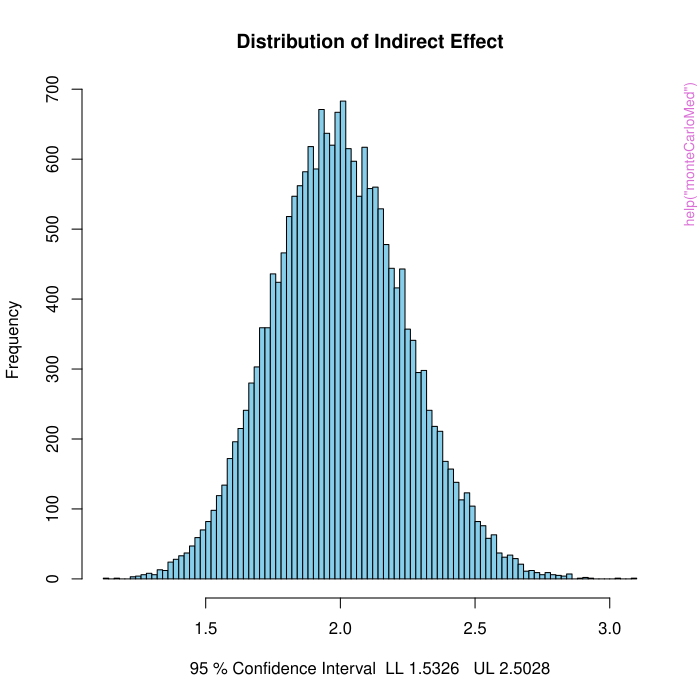

Write R code to recreate this figure.
pkgname <- "semTools"
source(file.path(R.home("share"), "R", "examples-header.R"))
options(warn = 1)
options(pager = "console")
library('semTools')

assign(".oldSearch", search(), pos = 'CheckExEnv')
cleanEx()
nameEx("auxiliary")
### * auxiliary

flush(stderr()); flush(stdout())

### Name: auxiliary
### Title: Analyzing data with full-information maximum likelihood with
###   auxiliary variables
### Aliases: auxiliary

### ** Examples

# Example of confirmatory factor analysis

HS.model <- ' visual  =~ x1 + x2 + x3
              textual =~ x4 + x5 + x6
              speed   =~ x7 + x8 + x9 '
			  
dat <- data.frame(HolzingerSwineford1939, z=rnorm(nrow(HolzingerSwineford1939), 0, 1))
			  
fit <- cfa(HS.model, data=dat) #, group="sex", meanstructure=TRUE)
fitaux <- auxiliary(fit, aux="z", data=dat)

# Example of multiple groups confirmatory factor analysis

fitgroup <- cfa(HS.model, data=dat, group="school")
fitgroupaux <- auxiliary(fitgroup, aux="z", data=dat, group="school")

# Example of path analysis

mod <- ' x5 ~ x4
x4 ~ x3
x3 ~ x1 + x2'

fitpath <- sem(mod, data=dat)
fitpathaux <- auxiliary(fitpath, aux="z", data=dat)

# Example of full structural equation modeling

dat2 <- data.frame(PoliticalDemocracy, z=rnorm(nrow(PoliticalDemocracy), 0, 1))
model <- ' 
     ind60 =~ x1 + x2 + x3
     dem60 =~ y1 + a*y2 + b*y3 + c*y4
     dem65 =~ y5 + a*y6 + b*y7 + c*y8

    dem60 ~ ind60
    dem65 ~ ind60 + dem60

    y1 ~~ y5
    y2 ~~ y4 + y6
    y3 ~~ y7
    y4 ~~ y8
    y6 ~~ y8
'
fitsem <- sem(model, data=dat2, meanstructure=TRUE)
fitsemaux <- auxiliary(fitsem, aux="z", data=dat2, meanstructure=TRUE)

#########################################################
## These following codes show the models that do not work with the current function

##### 1. covariate at the factor level
## HS.model.cov <- ' visual  =~ x1 + x2 + x3
##              textual =~ x4 + x5 + x6
##             speed   =~ x7 + x8 + x9 
##			  visual ~ sex
##			  textual ~ sex
##			  speed ~ sex'
	  
## fitcov <- cfa(HS.model.cov, data=dat) 
## fitcovaux <- auxiliary(fitcov, aux="z", data=dat)

### The auxiliary code does not work when specifying manually.
## HS.model.covxx <- ' visual  =~ x1 + x2 + x3
##              textual =~ x4 + x5 + x6
##              speed   =~ x7 + x8 + x9 
##			  visual ~ sex
##			  textual ~ sex
##			  speed ~ sex
##			  z ~~ z
##			  z ~~ x1 + x2 + x3 + x4 + x5 + x6 + x7 + x8 + x9
##			  z ~ sex'
	  
## fitcovxx <- cfa(HS.model.covxx, data=dat) 
## fitcovaux <- auxiliary(fitcov, aux="z", data=dat)

##### 2. Endogenous variable with single indicator 
## HS.model.cov2 <- ' visual  =~ x1 + x2 + x3
##               textual =~ x4 + x5 + x6
##               x7 ~ visual + textual'
## 	  
## fitcov2 <- sem (HS.model.cov2, data=dat, fixed.x=FALSE) #, group="sex", meanstructure=TRUE)
## fitcov2aux <- auxiliary(fitcov2, aux="z", data=dat)


### The auxiliary code does not work when specifying manually.
## HS.model.covyy <- ' visual  =~ x1 + x2 + x3
##               textual =~ x4 + x5 + x6
##               x7 ~ visual + textual
## 			  z ~~ x1 + x2 + x3 + x4 + x5 + x6 + x7'
## fitcovyy <- sem(HS.model.covyy, data=dat) #, group="sex", meanstructure=TRUE)
		  



cleanEx()
nameEx("clipboard")
### * clipboard

flush(stderr()); flush(stdout())

### Name: clipboard_saveFile
### Title: Copy or save the result of 'lavaan' object into a clipboard or a
###   file
### Aliases: clipboard saveFile

### ** Examples

## Not run: 
##D library(lavaan)
##D HW.model <- ' visual  =~ x1 + c1*x2 + x3
##D               textual =~ x4 + c1*x5 + x6
##D                speed   =~ x7 + x8 + x9 '
##D 
##D fit <- cfa(HW.model, data=HolzingerSwineford1939, group="school", meanstructure=TRUE)
##D 
##D # Copy the summary of the lavaan object
##D clipboard(fit)
##D 
##D # Copy the modification indices and the model fit from the miPowerFit function
##D clipboard(fit, "mifit")
##D 
##D # Copy the parameter estimates
##D clipboard(fit, "coef")
##D 
##D # Copy the standard errors
##D clipboard(fit, "se")
##D 
##D # Copy the sample statistics
##D clipboard(fit, "samp")
##D 
##D # Copy the fit measures
##D clipboard(fit, "fit")
##D 
##D # Save the summary of the lavaan object
##D saveFile(fit, "out.txt")
##D 
##D # Save the modification indices and the model fit from the miPowerFit function
##D saveFile(fit, "out.txt", "mifit")
##D 
##D # Save the parameter estimates
##D saveFile(fit, "out.txt", "coef")
##D 
##D # Save the standard errors
##D saveFile(fit, "out.txt", "se")
##D 
##D # Save the sample statistics
##D saveFile(fit, "out.txt", "samp")
##D 
##D # Save the fit measures
##D saveFile(fit, "out.txt", "fit")
## End(Not run)



cleanEx()
nameEx("dat2way")
### * dat2way

flush(stderr()); flush(stdout())

### Name: dat2way
### Title: Simulated Dataset to Demonstrate Two-way Latent Interaction
### Aliases: dat2way

### ** Examples

head(dat2way)



cleanEx()
nameEx("dat3way")
### * dat3way

flush(stderr()); flush(stdout())

### Name: dat3way
### Title: Simulated Dataset to Demonstrate Three-way Latent Interaction
### Aliases: dat3way

### ** Examples

head(dat3way)



cleanEx()
nameEx("exLong")
### * exLong

flush(stderr()); flush(stdout())

### Name: exLong
### Title: Simulated Data set to Demonstrate Longitudinal Measurement
###   Invariance
### Aliases: exLong

### ** Examples

head(exLong)



cleanEx()
nameEx("findRMSEApower")
### * findRMSEApower

flush(stderr()); flush(stdout())

### Name: findRMSEApower
### Title: Find the statistical power based on population RMSEA
### Aliases: findRMSEApower

### ** Examples

findRMSEApower(rmsea0=.05, rmseaA=.08, df=20, n=200)



cleanEx()
nameEx("findRMSEAsamplesize")
### * findRMSEAsamplesize

flush(stderr()); flush(stdout())

### Name: findRMSEAsamplesize
### Title: Find the minimum sample size for a given statistical power based
###   on population RMSEA
### Aliases: findRMSEAsamplesize

### ** Examples

findRMSEAsamplesize(rmsea0=.05, rmseaA=.08, df=20, power=0.80)



cleanEx()
nameEx("indProd")
### * indProd

flush(stderr()); flush(stdout())

### Name: indProd
### Title: Make products of indicators using no centering, mean centering,
###   double-mean centering, or residual centering
### Aliases: indProd orthogonalize

### ** Examples

# Mean centering / two-way interaction / match-paired
dat <- indProd(attitude[,-1], var1=1:3, var2=4:6)

# Residual centering / two-way interaction / match-paired
dat2 <- indProd(attitude[,-1], var1=1:3, var2=4:6, match=FALSE, meanC=FALSE, residualC=TRUE, doubleMC=FALSE)

# Double-mean centering / two-way interaction / match-paired
dat3 <- indProd(attitude[,-1], var1=1:3, var2=4:6, match=FALSE, meanC=TRUE, residualC=FALSE, doubleMC=TRUE)

# Mean centering / three-way interaction / match-paired
dat4 <- indProd(attitude[,-1], var1=1:2, var2=3:4, var3=5:6)

# Residual centering / three-way interaction / match-paired
dat5 <- indProd(attitude[,-1], var1=1:2, var2=3:4, var3=5:6, match=FALSE, meanC=FALSE, residualC=TRUE, doubleMC=FALSE)

# Double-mean centering / three-way interaction / match-paired
dat6 <- indProd(attitude[,-1], var1=1:2, var2=3:4, var3=5:6, match=FALSE, meanC=TRUE, residualC=TRUE, doubleMC=TRUE)



cleanEx()
nameEx("kurtosis")
### * kurtosis

flush(stderr()); flush(stdout())

### Name: kurtosis
### Title: Finding excessive kurtosis
### Aliases: kurtosis

### ** Examples

kurtosis(1:5)



cleanEx()
nameEx("lavaanStar-class")
### * lavaanStar-class

flush(stderr()); flush(stdout())

### Name: lavaanStar-class
### Title: Class For Representing A (Fitted) Latent Variable Model with
###   Additional Elements
### Aliases: lavaanStar-class inspect,lavaanStar-method
###   summary,lavaanStar-method

### ** Examples

HS.model <- ' visual  =~ x1 + x2 + x3
              textual =~ x4 + x5 + x6
              speed   =~ x7 + x8 + x9 '
			  
dat <- data.frame(HolzingerSwineford1939, z=rnorm(nrow(HolzingerSwineford1939), 0, 1))
			  
fit <- cfa(HS.model, data=dat) #, group="sex", meanstructure=TRUE)
fitaux <- auxiliary(fit, aux="z", data=dat)



cleanEx()
nameEx("loadingFromAlpha")
### * loadingFromAlpha

flush(stderr()); flush(stdout())

### Name: loadingFromAlpha
### Title: Find standardized factor loading from coefficient alpha
### Aliases: loadingFromAlpha

### ** Examples

    loadingFromAlpha(0.8, 4)



cleanEx()
nameEx("longInvariance")
### * longInvariance

flush(stderr()); flush(stdout())

### Name: longInvariance
### Title: Measurement Invariance Tests Within Person
### Aliases: longInvariance longInvariance

### ** Examples

model <- ' f1t1 =~ y1t1 + y2t1 + y3t1
              f1t2 =~ y1t2 + y2t2 + y3t2
			  f1t3 =~ y1t3 + y2t3 + y3t3'

# Create list of variables
var1 <- c("y1t1", "y2t1", "y3t1")
var2 <- c("y1t2", "y2t2", "y3t2")
var3 <- c("y1t3", "y2t3", "y3t3")
constrainedVar <- list(var1, var2, var3)

# Invariance of the same factor across timepoints
longInvariance(model, auto=1, constrainAuto=TRUE, varList=constrainedVar, data=exLong)

# Invariance of the same factor across timepoints and groups
longInvariance(model, auto=1, constrainAuto=TRUE, varList=constrainedVar, data=exLong, group="sex", group.equal=c("loadings", "intercepts"))



cleanEx()
nameEx("mardiaKurtosis")
### * mardiaKurtosis

flush(stderr()); flush(stdout())

### Name: mardiaKurtosis
### Title: Finding Mardia's multivariate kurtosis
### Aliases: mardiaKurtosis

### ** Examples

library(lavaan)
mardiaKurtosis(HolzingerSwineford1939[,paste("x", 1:9, sep="")])



cleanEx()
nameEx("mardiaSkew")
### * mardiaSkew

flush(stderr()); flush(stdout())

### Name: mardiaSkew
### Title: Finding Mardia's multivariate skewness
### Aliases: mardiaSkew

### ** Examples

library(lavaan)
mardiaSkew(HolzingerSwineford1939[,paste("x", 1:9, sep="")])



cleanEx()
nameEx("measurementInvariance")
### * measurementInvariance

flush(stderr()); flush(stdout())

### Name: measurementInvariance
### Title: Measurement Invariance Tests
### Aliases: measurementInvariance measurementinvariance

### ** Examples

HW.model <- ' visual =~ x1 + x2 + x3
              textual =~ x4 + x5 + x6
              speed =~ x7 + x8 + x9 '

measurementInvariance(HW.model, data=HolzingerSwineford1939, group="school")



cleanEx()
nameEx("miPowerFit")
### * miPowerFit

flush(stderr()); flush(stdout())

### Name: miPowerFit
### Title: Modification indices and their power approach for model fit
###   evaluation
### Aliases: miPowerFit miPowerFit

### ** Examples

library(lavaan)

HS.model <- ' visual  =~ x1 + x2 + x3
              textual =~ x4 + x5 + x6
              speed   =~ x7 + x8 + x9 '

fit <- cfa(HS.model, data=HolzingerSwineford1939, group="sex", meanstructure=TRUE)
miPowerFit(fit)

model <- ' 
  # latent variable definitions
     ind60 =~ x1 + x2 + x3
     dem60 =~ y1 + a*y2 + b*y3 + c*y4
     dem65 =~ y5 + a*y6 + b*y7 + c*y8

  # regressions
    dem60 ~ ind60
    dem65 ~ ind60 + dem60

  # residual correlations
    y1 ~~ y5
    y2 ~~ y4 + y6
    y3 ~~ y7
    y4 ~~ y8
    y6 ~~ y8
'
fit2 <- sem(model, data=PoliticalDemocracy, meanstructure=TRUE)
miPowerFit(fit2, stdLoad=0.3, cor=0.2, stdBeta=0.2, intcept=0.5)



cleanEx()
nameEx("monteCarloMed")
### * monteCarloMed

flush(stderr()); flush(stdout())

### Name: monteCarloMed
### Title: Monte Carlo Confidence Intervals to Test Complex Indirect
###   Effects
### Aliases: monteCarloMed

### ** Examples

#Simple two path mediation
#Write expression of indirect effect
med <- 'a*b'
#Paramter values from analyses
aparam <- 1
bparam<-2
#Asymptotic covariance matrix from analyses
AC <- matrix(c(.01,.00002,
               .00002,.02), nrow=2, byrow=TRUE)
#Compute CI, include a plot
monteCarloMed(med, coef1=aparam, coef2=bparam, outputValues=FALSE, plot=TRUE, ACM=AC)

#Use a matrix of parameter estimates as input
aparam<-c(1,2)
monteCarloMed(med, coef1=aparam, outputValues=FALSE, plot=TRUE, ACM=AC)



#complex mediation with two paths for the indirect effect
#Write expression of indirect effect
med <- 'a1*b1 + a1*b2'
#Paramter values and standard errors from analyses
aparam <- 1
b1param<-2
b2param<-1
#Asymptotic covariance matrix from analyses
AC <- matrix(c(1,.00002, .00003,
                    .00002,1, .00002,
					.00003, .00002, 1), nrow=3, byrow=TRUE)
#Compute CI do not include a plot
monteCarloMed(med, coef1=aparam, coef2=b1param, coef3=b2param, ACM=AC)



cleanEx()
nameEx("moreFitIndices")
### * moreFitIndices

flush(stderr()); flush(stdout())

### Name: moreFitIndices
### Title: Calculate more fit indices
### Aliases: moreFitIndices moreFitIndices

### ** Examples

HS.model <- ' visual  =~ x1 + x2 + x3
              textual =~ x4 + x5 + x6
              speed   =~ x7 + x8 + x9 '

fit <- cfa(HS.model, data=HolzingerSwineford1939)
moreFitIndices(fit)

fit2 <- cfa(HS.model, data=HolzingerSwineford1939, estimator="mlr")
moreFitIndices(fit2)



cleanEx()
nameEx("parcelAllocation")
### * parcelAllocation

flush(stderr()); flush(stdout())

### Name: parcelAllocation
### Title: Random Allocation of Items to Parcels in a Structural Equation
###   Model
### Aliases: parcelAllocation

### ** Examples

#Fit 3 factor CFA to simulated data.
#Each factor has 9 indicators that are randomly parceled into 3 parcels
#Lavaan syntax for the model to be fit to parceled data
syntax <- 'La =~ V1 + V2 + V3 
           Lb =~ V4 + V5 + V6
'
#Parcel and fit data 20 times. The actual parcel number should be higher than 20 times.
name1 <- colnames(simParcel)[1:9]
name2 <- colnames(simParcel)[10:18]
parcelAllocation(list(c(3,3,3),c(3,3,3)), list(name1, name2), nAlloc=20, syntax=syntax, dataset=simParcel)



cleanEx()
nameEx("plotProbe")
### * plotProbe

flush(stderr()); flush(stdout())

### Name: plotProbe
### Title: Plot the graphs for probing latent interaction
### Aliases: plotProbe

### ** Examples

library(lavaan) 

dat2wayMC <- indProd(dat2way, 1:3, 4:6)

model1 <- "
f1 =~ x1 + x2 + x3
f2 =~ x4 + x5 + x6
f12 =~ x1.x4 + x2.x5 + x3.x6
f3 =~ x7 + x8 + x9
f3 ~ f1 + f2 + f12
f12 ~~0*f1
f12 ~~ 0*f2
x1 ~ 0*1
x4 ~ 0*1
x1.x4 ~ 0*1
x7 ~ 0*1
f1 ~ NA*1
f2 ~ NA*1
f12 ~ NA*1
f3 ~ NA*1
"

fitMC2way <- sem(model1, data=dat2wayMC, meanstructure=TRUE, std.lv=FALSE)
result2wayMC <- probe2WayMC(fitMC2way, c("f1", "f2", "f12"), "f3", "f2", c(-1, 0, 1))
plotProbe(result2wayMC, xlim=c(-2, 2))


dat3wayMC <- indProd(dat3way, 1:3, 4:6, 7:9)

model3 <- "
f1 =~ x1 + x2 + x3
f2 =~ x4 + x5 + x6
f3 =~ x7 + x8 + x9
f12 =~ x1.x4 + x2.x5 + x3.x6
f13 =~ x1.x7 + x2.x8 + x3.x9
f23 =~ x4.x7 + x5.x8 + x6.x9
f123 =~ x1.x4.x7 + x2.x5.x8 + x3.x6.x9
f4 =~ x10 + x11 + x12
f4 ~ f1 + f2 + f3 + f12 + f13 + f23 + f123
f1 ~~ 0*f12
f1 ~~ 0*f13
f1 ~~ 0*f123
f2 ~~ 0*f12
f2 ~~ 0*f23
f2 ~~ 0*f123
f3 ~~ 0*f13
f3 ~~ 0*f23
f3 ~~ 0*f123
f12 ~~ 0*f123
f13 ~~ 0*f123
f23 ~~ 0*f123
x1 ~ 0*1
x4 ~ 0*1
x7 ~ 0*1
x10 ~ 0*1
x1.x4 ~ 0*1
x1.x7 ~ 0*1
x4.x7 ~ 0*1
x1.x4.x7 ~ 0*1
f1 ~ NA*1
f2 ~ NA*1
f3 ~ NA*1
f12 ~ NA*1
f13 ~ NA*1
f23 ~ NA*1
f123 ~ NA*1
f4 ~ NA*1
" 

fitMC3way <- sem(model3, data=dat3wayMC, meanstructure=TRUE, std.lv=FALSE)
result3wayMC <- probe3WayMC(fitMC3way, c("f1", "f2", "f3", "f12", "f13", "f23", "f123"), "f4", c("f1", "f2"), c(-1, 0, 1), c(-1, 0, 1))
plotProbe(result3wayMC, xlim=c(-2, 2))



cleanEx()
nameEx("plotRMSEAdist")
### * plotRMSEAdist

flush(stderr()); flush(stdout())

### Name: plotRMSEAdist
### Title: Plot the sampling distributions of RMSEA
### Aliases: plotRMSEAdist

### ** Examples

plotRMSEAdist(rmsea=c(.05, .08), n=200, df=20, ptile=0.95, rmseaScale = TRUE)
plotRMSEAdist(rmsea=c(.05, .01), n=200, df=20, ptile=0.05, rmseaScale = FALSE)



cleanEx()
nameEx("plotRMSEApower")
### * plotRMSEApower

flush(stderr()); flush(stdout())

### Name: plotRMSEApower
### Title: Plot power curves for RMSEA
### Aliases: plotRMSEApower

### ** Examples

plotRMSEApower(.025, .075, 23, 100, 500, 10)



cleanEx()
nameEx("probe2WayMC")
### * probe2WayMC

flush(stderr()); flush(stdout())

### Name: probe2WayMC
### Title: Probing two-way interaction on the residual-centered latent
###   interaction
### Aliases: probe2WayMC

### ** Examples

library(lavaan) 

dat2wayMC <- indProd(dat2way, 1:3, 4:6)

model1 <- "
f1 =~ x1 + x2 + x3
f2 =~ x4 + x5 + x6
f12 =~ x1.x4 + x2.x5 + x3.x6
f3 =~ x7 + x8 + x9
f3 ~ f1 + f2 + f12
f12 ~~0*f1
f12 ~~ 0*f2
x1 ~ 0*1
x4 ~ 0*1
x1.x4 ~ 0*1
x7 ~ 0*1
f1 ~ NA*1
f2 ~ NA*1
f12 ~ NA*1
f3 ~ NA*1
"

fitMC2way <- sem(model1, data=dat2wayMC, meanstructure=TRUE, std.lv=FALSE)
summary(fitMC2way)

result2wayMC <- probe2WayMC(fitMC2way, c("f1", "f2", "f12"), "f3", "f2", c(-1, 0, 1))
result2wayMC



cleanEx()
nameEx("probe2WayRC")
### * probe2WayRC

flush(stderr()); flush(stdout())

### Name: probe2WayRC
### Title: Probing two-way interaction on the residual-centered latent
###   interaction
### Aliases: probe2WayRC

### ** Examples

library(lavaan) 

dat2wayRC <- orthogonalize(dat2way, 1:3, 4:6)

model1 <- "
f1 =~ x1 + x2 + x3
f2 =~ x4 + x5 + x6
f12 =~ x1.x4 + x2.x5 + x3.x6
f3 =~ x7 + x8 + x9
f3 ~ f1 + f2 + f12
f12 ~~0*f1
f12 ~~ 0*f2
x1 ~ 0*1
x4 ~ 0*1
x1.x4 ~ 0*1
x7 ~ 0*1
f1 ~ NA*1
f2 ~ NA*1
f12 ~ NA*1
f3 ~ NA*1
"

fitRC2way <- sem(model1, data=dat2wayRC, meanstructure=TRUE, std.lv=FALSE)
summary(fitRC2way)

result2wayRC <- probe2WayRC(fitRC2way, c("f1", "f2", "f12"), "f3", "f2", c(-1, 0, 1))
result2wayRC



cleanEx()
nameEx("probe3WayMC")
### * probe3WayMC

flush(stderr()); flush(stdout())

### Name: probe3WayMC
### Title: Probing two-way interaction on the residual-centered latent
###   interaction
### Aliases: probe3WayMC

### ** Examples

library(lavaan)

dat3wayMC <- indProd(dat3way, 1:3, 4:6, 7:9)

model3 <- "
f1 =~ x1 + x2 + x3
f2 =~ x4 + x5 + x6
f3 =~ x7 + x8 + x9
f12 =~ x1.x4 + x2.x5 + x3.x6
f13 =~ x1.x7 + x2.x8 + x3.x9
f23 =~ x4.x7 + x5.x8 + x6.x9
f123 =~ x1.x4.x7 + x2.x5.x8 + x3.x6.x9
f4 =~ x10 + x11 + x12
f4 ~ f1 + f2 + f3 + f12 + f13 + f23 + f123
f1 ~~ 0*f12
f1 ~~ 0*f13
f1 ~~ 0*f123
f2 ~~ 0*f12
f2 ~~ 0*f23
f2 ~~ 0*f123
f3 ~~ 0*f13
f3 ~~ 0*f23
f3 ~~ 0*f123
f12 ~~ 0*f123
f13 ~~ 0*f123
f23 ~~ 0*f123
x1 ~ 0*1
x4 ~ 0*1
x7 ~ 0*1
x10 ~ 0*1
x1.x4 ~ 0*1
x1.x7 ~ 0*1
x4.x7 ~ 0*1
x1.x4.x7 ~ 0*1
f1 ~ NA*1
f2 ~ NA*1
f3 ~ NA*1
f12 ~ NA*1
f13 ~ NA*1
f23 ~ NA*1
f123 ~ NA*1
f4 ~ NA*1
" 

fitMC3way <- sem(model3, data=dat3wayMC, meanstructure=TRUE, std.lv=FALSE)
summary(fitMC3way)

result3wayMC <- probe3WayMC(fitMC3way, c("f1", "f2", "f3", "f12", "f13", "f23", "f123"), "f4", c("f1", "f2"), c(-1, 0, 1), c(-1, 0, 1))
result3wayMC



cleanEx()
nameEx("probe3WayRC")
### * probe3WayRC

flush(stderr()); flush(stdout())

### Name: probe3WayRC
### Title: Probing three-way interaction on the residual-centered latent
###   interaction
### Aliases: probe3WayRC

### ** Examples

library(lavaan)

dat3wayRC <- orthogonalize(dat3way, 1:3, 4:6, 7:9)

model3 <- "
f1 =~ x1 + x2 + x3
f2 =~ x4 + x5 + x6
f3 =~ x7 + x8 + x9
f12 =~ x1.x4 + x2.x5 + x3.x6
f13 =~ x1.x7 + x2.x8 + x3.x9
f23 =~ x4.x7 + x5.x8 + x6.x9
f123 =~ x1.x4.x7 + x2.x5.x8 + x3.x6.x9
f4 =~ x10 + x11 + x12
f4 ~ f1 + f2 + f3 + f12 + f13 + f23 + f123
f1 ~~ 0*f12
f1 ~~ 0*f13
f1 ~~ 0*f123
f2 ~~ 0*f12
f2 ~~ 0*f23
f2 ~~ 0*f123
f3 ~~ 0*f13
f3 ~~ 0*f23
f3 ~~ 0*f123
f12 ~~ 0*f123
f13 ~~ 0*f123
f23 ~~ 0*f123
x1 ~ 0*1
x4 ~ 0*1
x7 ~ 0*1
x10 ~ 0*1
x1.x4 ~ 0*1
x1.x7 ~ 0*1
x4.x7 ~ 0*1
x1.x4.x7 ~ 0*1
f1 ~ NA*1
f2 ~ NA*1
f3 ~ NA*1
f12 ~ NA*1
f13 ~ NA*1
f23 ~ NA*1
f123 ~ NA*1
f4 ~ NA*1
" 

fitRC3way <- sem(model3, data=dat3wayRC, meanstructure=TRUE, std.lv=FALSE)
summary(fitRC3way)

result3wayRC <- probe3WayRC(fitRC3way, c("f1", "f2", "f3", "f12", "f13", "f23", "f123"), "f4", c("f1", "f2"), c(-1, 0, 1), c(-1, 0, 1))
result3wayRC



cleanEx()
nameEx("residualCovariate")
### * residualCovariate

flush(stderr()); flush(stdout())

### Name: residualCovariate
### Title: Residual centered all target indicators by covariates
### Aliases: residualCovariate

### ** Examples

dat <- residualCovariate(attitude, 2:7, 1)



cleanEx()
nameEx("runMI")
### * runMI

flush(stderr()); flush(stdout())

### Name: runMI
### Title: Multiply impute and analyze data using lavaan
### Aliases: runMI cfa.mi sem.mi growth.mi lavaan.mi

### ** Examples

library(lavaan)

HS.model <- ' visual  =~ x1 + x2 + x3
              textual =~ x4 + x5 + x6
              speed   =~ x7 + x8 + x9 '

HSMiss <- HolzingerSwineford1939[,paste("x", 1:9, sep="")]
randomMiss <- rbinom(prod(dim(HSMiss)), 1, 0.1)
randomMiss <- matrix(as.logical(randomMiss), nrow=nrow(HSMiss))
HSMiss[randomMiss] <- NA

out <- cfa.mi(HS.model, data=HSMiss, m = 3, chi="all")
summary(out)
inspect(out, "fit")
inspect(out, "impute")

##Multiple group example
HSMiss2 <- cbind(HSMiss, school = HolzingerSwineford1939[,"school"])
out2 <- cfa.mi(HS.model, data=HSMiss2, m = 3, miArgs=list(noms="school"), chi="MR", group="school")
summary(out2)
inspect(out2, "fit")
inspect(out2, "impute")

##Example using previously imputed data with runMI
library(Amelia)

modsim <- '
f1 =~ 0.7*y1+0.7*y2+0.7*y3
f2 =~ 0.7*y4+0.7*y5+0.7*y6
f3 =~ 0.7*y7+0.7*y8+0.7*y9'

mod <- '
f1 =~ y1+y2+y3
f2 =~ y4+y5+y6
f3 =~ y7+y8+y9'

datsim <- simulateData(modsim,model.type="cfa", meanstructure=TRUE, 
	std.lv=TRUE, sample.nobs=c(200,200))
randomMiss2 <- rbinom(prod(dim(datsim)), 1, 0.1)
randomMiss2 <- matrix(as.logical(randomMiss2), nrow=nrow(datsim))
datsim[randomMiss2] <- NA
datsimMI <- amelia(datsim,m=3, noms="group")

out3 <- runMI(mod, data=datsimMI$imputations, chi="LMRR", group="group", fun="cfa")
summary(out3)
inspect(out3, "fit")
inspect(out3, "impute")



cleanEx()
nameEx("simParcel")
### * simParcel

flush(stderr()); flush(stdout())

### Name: simParcel
### Title: Simulated Data set to Demonstrate Random Allocations of Parcels
### Aliases: simParcel

### ** Examples

head(simParcel)



cleanEx()
nameEx("skew")
### * skew

flush(stderr()); flush(stdout())

### Name: skew
### Title: Finding skewness
### Aliases: skew

### ** Examples

skew(1:5)



cleanEx()
nameEx("splitSample")
### * splitSample

flush(stderr()); flush(stdout())

### Name: splitSample
### Title: Randomly Split a Data Set into Halves
### Aliases: splitSample

### ** Examples

#### Input is .dat file
#splitSample("C:/Users/Default/Desktop/MYDATA.dat")
#### Output saved to "C:/Users/Default/Desktop/" in .dat format
#### Names are "MYDATA_s1.dat" and "MYDATA_s2.dat"

#### Input is R object
##Split C02 dataset from the datasets package
library(datasets)
splitMyData <- splitSample(CO2, path="object")
summary(splitMyData[[1]])
summary(splitMyData[[2]])
#### Output object splitMyData becomes list of output data sets

#### Input is .dat file in "C:/" folder
#splitSample("C:/testdata.dat", path = "C:/Users/Default/Desktop/", type = "csv")
#### Output saved to "C:/Users/Default/Desktop/" in .csv format
#### Names are "testdata_s1.csv" and "testdata_s2.csv"

#### Input is R object
#splitSample(myData, path = "C:/Users/Default/Desktop/", name = "splitdata")
#### Output saved to "C:/Users/Default/Desktop/" in .dat format
#### Names are "splitdata_s1.dat" and "splitdata_s2.dat"



### * <FOOTER>
###
cat("Time elapsed: ", proc.time() - get("ptime", pos = 'CheckExEnv'),"\n")
grDevices::dev.off()
###
### Local variables: ***
### mode: outline-minor ***
### outline-regexp: "\\(> \\)?### [*]+" ***
### End: ***
quit('no')
